Frame 1 (no input): blank canvas, image omitted
Frame 60 (no input): blank canvas, image omitted
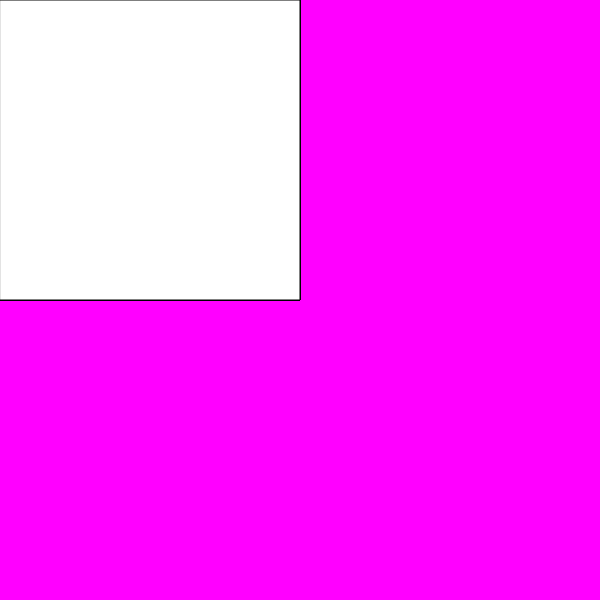
Frame 120 (the mouse pressed at the canvas centre since frame 60)

The p5.js sketch whose frames 1 and 60 were blank and that drew this single picture after the mouse press (run headless with seeded random() and noise() and a simulated clock; from frame 60 on, the mouse is pressed at the canvas centre):

// p5.js sketch
// ── sketch.js
function setup() {
  createCanvas(600,600);
  background(255,0,255);
}

function draw() {
  rect(0,0,mouseX,mouseY);
  
}
